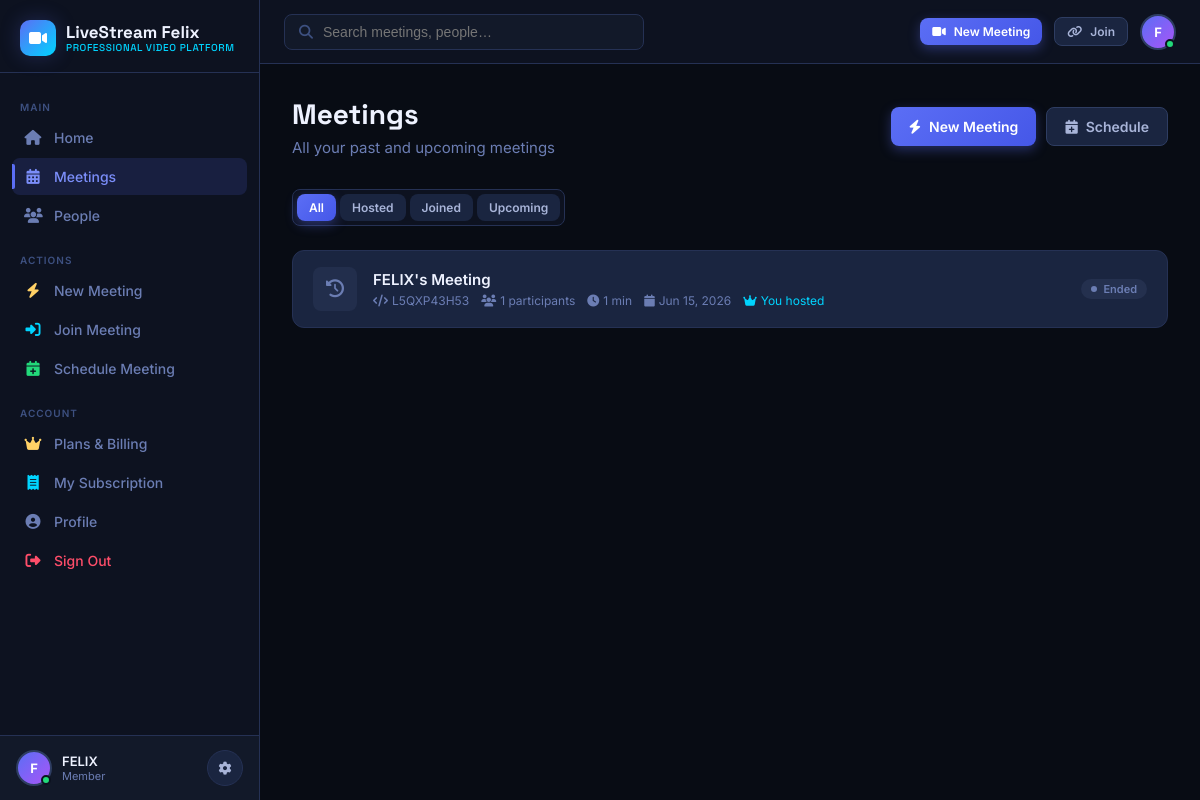
/dashboard/meetings/ (signed in), run on the app's committed database.
### accounts/models.py (models this page shows, shortened)
class User(AbstractUser):
    id = models.UUIDField(primary_key=True, default=uuid.uuid4, editable=False)
    avatar = models.ImageField(upload_to='avatars/', null=True, blank=True)
    bio = models.TextField(max_length=300, blank=True)
    job_title = models.CharField(max_length=100, blank=True)
    organization = models.CharField(max_length=150, blank=True)
    is_online = models.BooleanField(default=False)
    last_seen = models.DateTimeField(null=True, blank=True)
    total_meetings = models.PositiveIntegerField(default=0)
    total_minutes = models.PositiveIntegerField(default=0)
    created_at = models.DateTimeField(auto_now_add=True)
    @property
    def initials(self):
        parts = (self.get_full_name() or self.username).split()
        return ''.join(p[0].upper() for p in parts[:2])

### rooms/models.py (models this page shows, shortened)
class Room(models.Model):
    ROOM_TYPES = [
        ('instant', 'Instant Meeting'),
        ('scheduled', 'Scheduled Meeting'),
        ('personal', 'Personal Room'),
        ('webinar', 'Webinar'),
    ]
    STATUS_CHOICES = [
        ('waiting', 'Waiting'),
        ('active', 'Active'),
        ('ended', 'Ended'),
    ]
    id = models.UUIDField(primary_key=True, default=uuid.uuid4, editable=False)
    code = models.CharField(max_length=20, unique=True, default=generate_room_code)
    title = models.CharField(max_length=200)
    description = models.TextField(blank=True)
    room_type = models.CharField(max_length=20, choices=ROOM_TYPES, default='instant')
    status = models.CharField(max_length=20, choices=STATUS_CHOICES, default='waiting')
    host = models.ForeignKey(settings.AUTH_USER_MODEL, on_delete=models.CASCADE, related_name='hosted_rooms')
    password = models.CharField(max_length=50, blank=True)
    max_participants = models.PositiveIntegerField(default=100)
    is_recording = models.BooleanField(default=False)
    enable_waiting_room = models.BooleanField(default=False)
    mute_on_entry = models.BooleanField(default=False)
    allow_screen_share = models.BooleanField(default=True)
    allow_chat = models.BooleanField(default=True)
    scheduled_start = models.DateTimeField(null=True, blank=True)
    scheduled_end = models.DateTimeField(null=True, blank=True)
    started_at = models.DateTimeField(null=True, blank=True)
    ended_at = models.DateTimeField(null=True, blank=True)
    created_at = models.DateTimeField(auto_now_add=True)
    class Meta:
        ordering = ['-created_at']
    @property
    def duration_minutes(self):
        if self.started_at and self.ended_at:
            return int((self.ended_at - self.started_at).total_seconds() / 60)
        return 0
    @property
    def participant_count(self):
        return self.participants.filter(left_at__isnull=True).count()

### dashboard/views.py (the view)
# urls.py: path('meetings/', views.meetings, name='meetings'),
@login_required
def meetings(request):
    filter_type = request.GET.get('filter', 'all')
    user = request.user
    if filter_type == 'hosted':
        rooms = Room.objects.filter(host=user)
    elif filter_type == 'joined':
        rooms = Room.objects.filter(participants__user=user).exclude(host=user)
    elif filter_type == 'upcoming':
        rooms = Room.objects.filter(host=user, status='waiting', scheduled_start__gte=timezone.now())
    else:
        rooms = Room.objects.filter(participants__user=user).distinct()
    rooms = rooms.order_by('-created_at')[:50]
    filter_options = [
        ('All', 'all'), ('Hosted', 'hosted'),
        ('Joined', 'joined'), ('Upcoming', 'upcoming'),
    ]
    return render(request, 'dashboard/meetings.html', {
        'rooms': rooms,
        'filter_type': filter_type,
        'filter_options': filter_options,
    })

### templates/dashboard/meetings.html (shortened to what this page needs)
{% extends "base.html" %}
{% block content %}
<div class="lsf-page-header">
  <div style="display:flex;align-items:center;justify-content:space-between;flex-wrap:wrap;gap:12px;">
    <div>
      <h1 class="lsf-page-title">Meetings</h1>
      <p class="lsf-page-sub">All your past and upcoming meetings</p>
    </div>
    <div style="display:flex;gap:10px;">
      <a href="{% url 'rooms:instant' %}" class="lsf-btn lsf-btn-primary"><i class="fa-solid fa-bolt"></i> New Meeting</a>
      <a href="{% url 'rooms:create' %}" class="lsf-btn lsf-btn-secondary"><i class="fa-solid fa-calendar-plus"></i> Schedule</a>
    </div>
  </div>
</div>
<div style="display:flex;gap:4px;margin-bottom:24px;background:var(--bg-800);border:1px solid var(--border);border-radius:var(--radius-sm);padding:4px;width:fit-content;">
  {% for label, slug in filter_options %}
  <a href="?filter={{ slug }}" class="lsf-btn {% if filter_type == slug %}lsf-btn-primary{% else %}lsf-btn-secondary{% endif %} lsf-btn-sm" style="border:none;">{{ label }}</a>
  {% endfor %}
</div>
{% if rooms %}
<div style="display:flex;flex-direction:column;gap:10px;">
  {% for room in rooms %}
  <div style="background:var(--surface);border:1px solid var(--border);border-radius:var(--radius-md);padding:16px 20px;display:flex;align-items:center;gap:16px;transition:border-color .15s;" onmouseover="this.style.borderColor='var(--border2)'" onmouseout="this.style.borderColor='var(--border)'">
    <div class="lsf-meeting-icon" style="background:{% if room.status == 'active' %}rgba(34,217,122,0.12){% elif room.status == 'waiting' %}rgba(91,110,245,0.12){% else %}rgba(107,125,179,0.1){% endif %};color:{% if room.status == 'active' %}var(--green){% elif room.status == 'waiting' %}var(--indigo){% else %}var(--text-3){% endif %};">
      <i class="fa-solid {% if room.status == 'active' %}fa-circle-dot{% elif room.status == 'waiting' %}fa-calendar{% else %}fa-history{% endif %}"></i>
    </div>
    <div style="flex:1;min-width:0;">
      <div style="font-size:15px;font-weight:600;color:var(--text-1);margin-bottom:4px;">{{ room.title }}</div>
      <div style="font-size:12px;color:var(--text-3);display:flex;align-items:center;gap:12px;flex-wrap:wrap;">
        <span><i class="fa-solid fa-code" style="margin-right:4px;"></i>{{ room.code }}</span>
        <span><i class="fa-solid fa-users" style="margin-right:4px;"></i>{{ room.participant_count }} participants</span>
        {% if room.duration_minutes %}<span><i class="fa-solid fa-clock" style="margin-right:4px;"></i>{{ room.duration_minutes }} min</span>{% endif %}
        <span><i class="fa-solid fa-calendar" style="margin-right:4px;"></i>{{ room.created_at|date:"M d, Y" }}</span>
        {% if room.host == user %}<span style="color:var(--cyan);"><i class="fa-solid fa-crown" style="margin-right:4px;"></i>You hosted</span>{% endif %}
      </div>
    </div>
    <div style="display:flex;align-items:center;gap:10px;">
      <span class="lsf-status lsf-status-{{ room.status }}">{{ room.get_status_display }}</span>
    </div>
  </div>
  {% endfor %}
</div>
{% endif %}
{% endblock %}

### templates/base.html (shortened to what this page needs)
<!DOCTYPE html>
<html lang="en">
<head>
  <link rel="stylesheet" href="https://cdnjs.cloudflare.com/ajax/libs/font-awesome/6.5.0/css/all.min.css" />
</head>
<body>
{% if user.is_authenticated %}
<div class="lsf-app">
  <aside class="lsf-sidebar" id="sidebar">
    <a href="{% url 'dashboard:home' %}" class="lsf-logo">
      <div class="lsf-logo-icon"><i class="fa-solid fa-video"></i></div>
      <div class="lsf-logo-text">
        LiveStream Felix
        <span>Professional Video Platform</span>
      </div>
    </a>
    <nav class="lsf-nav">
      <div class="lsf-nav-label">Main</div>
      <a href="{% url 'dashboard:home' %}" class="lsf-nav-item {% if request.resolver_match.namespace == 'dashboard' and request.resolver_match.url_name == 'home' %}active{% endif %}">
        <i class="fa-solid fa-house"></i> Home
      </a>
      <a href="{% url 'dashboard:meetings' %}" class="lsf-nav-item {% if request.resolver_match.url_name == 'meetings' %}active{% endif %}">
        <i class="fa-solid fa-calendar-days"></i> Meetings
      </a>
      <a href="{% url 'dashboard:people' %}" class="lsf-nav-item {% if request.resolver_match.url_name == 'people' %}active{% endif %}">
        <i class="fa-solid fa-users"></i> People
      </a>
      <div class="lsf-nav-label" style="margin-top:8px;">Actions</div>
      <a href="{% url 'rooms:instant' %}" class="lsf-nav-item">
        <i class="fa-solid fa-bolt" style="color:var(--yellow)"></i> New Meeting
      </a>
      <a href="{% url 'rooms:join' %}" class="lsf-nav-item">
        <i class="fa-solid fa-right-to-bracket" style="color:var(--cyan)"></i> Join Meeting
      </a>
      <a href="{% url 'rooms:create' %}" class="lsf-nav-item">
        <i class="fa-solid fa-calendar-plus" style="color:var(--green)"></i> Schedule Meeting
      </a>
      <div class="lsf-nav-label" style="margin-top:8px;">Account</div>
      <a href="{% url 'billing:pricing' %}" class="lsf-nav-item {% if request.resolver_match.namespace == 'billing' %}active{% endif %}">
        <i class="fa-solid fa-crown" style="color:var(--yellow)"></i> Plans & Billing
      </a>
      <a href="{% url 'billing:subscription' %}" class="lsf-nav-item">
        <i class="fa-solid fa-receipt" style="color:var(--cyan)"></i> My Subscription
      </a>
      <a href="{% url 'accounts:profile' %}" class="lsf-nav-item {% if request.resolver_match.url_name == 'profile' %}active{% endif %}">
        <i class="fa-solid fa-user-circle"></i> Profile
      </a>
      <a href="{% url 'accounts:logout' %}" class="lsf-nav-item" style="color:var(--red);">
        <i class="fa-solid fa-right-from-bracket"></i> Sign Out
      </a>
    </nav>
    <div class="lsf-sidebar-user">
      <div class="lsf-avatar online">
        {% if user.avatar %}<img src="{{ user.avatar.url }}" alt="">{% else %}{{ user.initials }}{% endif %}
      </div>
      <div class="lsf-user-meta">
        <div class="lsf-user-name">{{ user.get_full_name|default:user.username }}</div>
        <div class="lsf-user-sub">{{ user.job_title|default:"Member" }}</div>
      </div>
      <a href="{% url 'accounts:profile' %}" class="lsf-btn lsf-btn-icon lsf-btn-sm" title="Settings">
        <i class="fa-solid fa-gear" style="font-size:13px;"></i>
      </a>
    </div>
  </aside>
  <div class="lsf-main">
    <header class="lsf-topbar">
      <div class="lsf-search">
        <i class="fa-solid fa-magnifying-glass"></i>
        <input type="text" placeholder="Search meetings, people…" id="globalSearch">
      </div>
      <div style="margin-left:auto;display:flex;align-items:center;gap:12px;">
        <a href="{% url 'rooms:instant' %}" class="lsf-btn lsf-btn-primary lsf-btn-sm">
          <i class="fa-solid fa-video"></i> New Meeting
        </a>
        <a href="{% url 'rooms:join' %}" class="lsf-btn lsf-btn-secondary lsf-btn-sm">
          <i class="fa-solid fa-link"></i> Join
        </a>
        <div class="lsf-avatar online" style="cursor:pointer;">
          {% if user.avatar %}<img src="{{ user.avatar.url }}" alt="">{% else %}{{ user.initials }}{% endif %}
        </div>
      </div>
    </header>
    <main class="lsf-content">
      {% block content %}{% endblock %}
    </main>
  </div>
</div>
{% else %}
  {% block auth_content %}{% endblock %}
{% endif %}
</body>
</html>

### data on the page
User: initials "F", get_full_name "FELIX", job_title "Member"
Room: title "FELIX's Meeting", code "L5QXP43H53", participant_count "1", duration_minutes "1", created_at "Jun 15, 2026", shows "You hosted", status "Ended"

### other printed values
{{ label }} "All" "Hosted" "Joined" "Upcoming"
